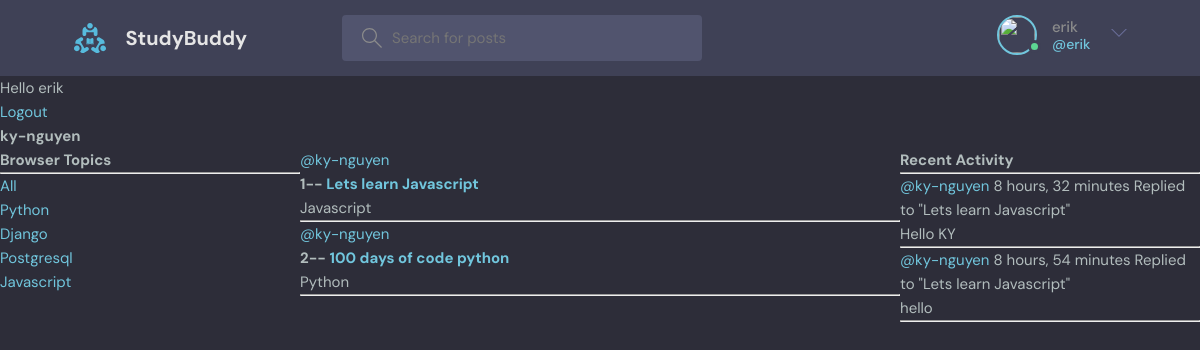
The page /profile/1/ (signed in) on the database its author committed.
### base/models.py (models this page shows, shortened)
class Topic(models.Model):
    name = models.CharField(max_length=255)

class Room(models.Model):
    host = models.ForeignKey(User, on_delete=models.SET_NULL, null=True)
    topic = models.ForeignKey(Topic, on_delete=models.SET_NULL, null=True)
    name = models.CharField(max_length=200)
    description = models.TextField(null=True, blank=True)
    participants = models.ManyToManyField(User, related_name='participants', blank=True)
    updated = models.DateTimeField(auto_now=True)
    created = models.DateTimeField(auto_now_add=True)
    class Meta:
        ordering = ['-updated', '-created']
    def __str__(self):
        return self.name

class Message(models.Model):
    user = models.ForeignKey(User, on_delete=models.CASCADE)
    room = models.ForeignKey(Room, on_delete=models.CASCADE)
    body = models.TextField()
    updated = models.DateTimeField(auto_now=True)
    created = models.DateTimeField(auto_now_add=True)
    class Meta:
        ordering = ['-updated', '-created']
    def __str__(self):
        return self.body[0:50]

### base/views.py (the view)
# urls.py: path('profile/<str:pk>/', views.userProfile, name="user-profile"),
def userProfile(request, pk):
    user = User.objects.get(id=pk)
    rooms = user.room_set.all()
    room_messages = user.message_set.all()
    topics = Topic.objects.all()
    context = {
      'user': user,
      'rooms': rooms,
      'room_messages': room_messages,
      'topics': topics,
    }
    return render(request, 'base/profile.html', context)

### base/templates/base/profile.html (shortened to what this page needs)
{% extends 'main.html' %}
{% block content %}
    <h1>{{ user.username }}</h1>
    <div class="profile-container">
      <div>
          {% include 'base/topics_component.html' %}
      </div>
    <div>
        {% include 'base/feed_component.html' %}
    </div>
    <div>
        {% include 'base/activity_component.html' %}
    </div>
    </div>
{% endblock content %}

### templates/navbar.html (shortened to what this page needs)
{% load static %}
<header class="header header--loggedIn">
    <div class="container">
        <a href="{% url 'home' %}" class="header__logo">
            <img src="{% static 'images/logo.svg' %}" />
            <h1>StudyBuddy</h1>
        </a>
        <form class="header__search" method="GET" action="{% url 'home' %}">
            <label>
                <input name="q" placeholder="Search for posts" />
            </label>
        </form>
        <nav class="header__menu">
            {% if request.user.is_authenticated %}
            <div class="header__user">
                <a href="">
                    <div class="avatar avatar--medium active">
                        <img src="{{request.user.avatar.url}}" />
                    </div>
                    <p>{{request.user.username}} <span>@{{request.user.username}}</span></p>
                </a>
                <button class="dropdown-button">
                    <svg version="1.1" xmlns="http://www.w3.org/2000/svg" width="32" height="32" viewBox="0 0 32 32">
                        <title>chevron-down</title>
                        <path d="M16 21l-13-13h-3l16 16 16-16h-3l-13 13z"></path>
                    </svg>
                </button>
            </div>
            {% else %}
            <a href="{% url 'login' %}">
                <img src="{% static 'images/avatar.svg' %}" />
                <p>Login</p>
            </a>
            {% endif %}
        </nav>
    </div>
</header>
{% if  request.user.is_authenticated %}
    <p>Hello {{ request.user }}</p>
<a href="{% url 'logout' %}">Logout</a>
{% else %}
<a href="{% url 'login' %}">Login</a>
{% endif %}

### base/templates/base/topics_component.html
       <h3>Browser Topics</h3>
        <hr>
     <div>
         <a href="{% url 'home' %}">All</a>
     </div>
        {% for topic in topics %}
            <div>
               <a href="{% url 'home'  %}?q={{ topic.name }}">{{ topic.name }}</a>
            </div>
        {% endfor %}

### base/templates/base/feed_component.html (shortened to what this page needs)
   <div>
        {% for room in rooms %}
           <div>
           <a href="{% url 'user-profile' room.host.id %}">@{{ room.host.username }}</a>
               <h5>{{ room.id }}-- <a href="{% url 'room' room.id %}">{{ room.name }}</a></h5>
           <small>{{ room.topic.name }}</small>
               <hr>
           </div>
        {% endfor %}
    </div>

### base/templates/base/activity_component.html (shortened to what this page needs)
           <h3>Recent Activity</h3>
           <hr>
        {% for message in room_messages %}
            <div>
                <small><a href="{% url 'user-profile' message.user.id %}">@{{ message.user }}</a> {{ message.created|timesince }}</small>
               <small>Replied to "{{ message.room }}"</small>
            <p>{{ message}}</p>
            <hr>
            </div>
        {% endfor %}

### static/styles/style.css (style rules this page uses)
:root { --color-main: #71c6dd; --color-main-light: #e1f6fb; --color-dark: #3f4156; --color-dark-medium: #51546e; --color-dark-light: #696d97; --color-light: #e5e5e5; --color-gray: #8b8b8b; --color-light-gray: #b2bdbd; --color-bg: #2d2d39; --color-success: #5dd693; --color-error: #fc4b0b; }
* { font-family: "DM Sans", -apple-system, BlinkMacSystemFont, "Segoe UI", Roboto, Oxygen, Ubuntu, Cantarell, "Open Sans", "Helvetica Neue", sans-serif; margin: 0; padding: 0; box-sizing: border-box; text-rendering: optimizeLegibility; font-size: inherit; }
html { font-size: 56.25%; }
@media only screen and (min-width: 1200px) { html { font-size: 62.5%; } }
body { line-height: 1.6; font-weight: 400; font-size: 1.5rem; color: var(--color-light-gray); background-color: var(--color-bg); min-height: 100vh; }
img { width: 100%; }
a { display: inline-block; color: var(--color-main); text-decoration: none; }
.container { max-width: 120rem; width: 90%; margin: auto; }
.avatar { position: relative; display: inline-block; border-radius: 50%; border: 2px solid var(--color-main); }
.avatar img { display: block; border-radius: 50%; object-fit: cover; object-position: center; }
.avatar::after { content: ""; display: block; position: absolute; background-color: var(--color-gray); z-index: 111; border-radius: 50%; border: 0.3rem solid var(--color-dark); }
.avatar.active::after { background-color: var(--color-success); }
.avatar.avatar--medium img { width: 3.6rem; height: 3.6rem; border-radius: 50%; }
.avatar.avatar--medium:after { width: 0.7rem; height: 0.7rem; bottom: 0px; right: -6px; }
.header { padding: 1.5rem; background-color: var(--color-dark); }
.header > .container { display: flex; gap: 9.5rem; }
.header__logo, .header__user { display: flex; gap: 2rem; align-items: center; }
.header__logo > img { height: 3.2rem; width: 3.2rem; }
.header__logo > h1 { font-weight: 700; font-size: 2rem; color: var(--color-light); }
.header__search > label { background-color: var(--color-dark-medium); padding: 1.3rem 1rem; display: flex; align-items: center; gap: 1rem; border-radius: 4px; }
.header__search svg { fill: var(--color-gray); width: 2rem; height: 2rem; margin-left: 1rem; }
.header__search input { width: 30rem; background: transparent; border: none; outline: none; color: var(--color-light); }
.header__menu { margin-left: auto; position: relative; }
.header__menu a { display: flex; gap: 1.5rem; align-items: center; font-weight: 500; text-decoration: none; color: var(--color-gray); }
.header__menu img { height: 3.6rem; }
.header__menu p { line-height: 1.2; }
.header__menu span { color: var(--color-main); font-weight: 500; font-size: 1.4rem; display: block; }
.header__menu svg { width: 1.6rem; height: 1.6rem; fill: var(--color-dark-light); }
.dropdown-button { background: transparent; border: 0; outline: 0; cursor: pointer; }

### base/templates/base/profile.html (style rules this page uses)
.profile-container { display: grid; grid-template-columns: 1fr 2fr 1fr; }

### rows shown on the page
Topic: name "Python"
Topic: name "Django"
Topic: name "Postgresql"
Topic: name "Javascript"
Room: host.username "ky-nguyen", id "1", name "Lets learn Javascript", topic.name "Javascript"
Room: host.username "ky-nguyen", id "2", name "100 days of code python", topic.name "Python"
Message: user "ky-nguyen", created "8 hours, 32 minutes", room "Lets learn Javascript", body "Hello KY"
Message: user "ky-nguyen", created "8 hours, 54 minutes", room "Lets learn Javascript", body "hello"

### other values the page prints
{{ request.user.username }} "erik"
{{ request.user }} "erik"
{{ user.username }} "ky-nguyen"
